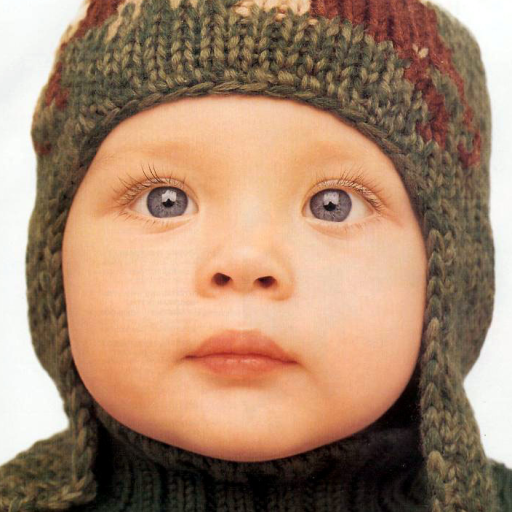
%> input picture Report/MATLAB/dataset/baby.png, 512 x 512 px; its folder holds 5 pictures in this run
$ octave main.m   (GNU Octave 9; MATLAB toolbox functions it lacks are replaced by stand-ins)
%> lines starting %> are read from the running program, lines starting %| are printed output that depends on the picture
### Report/MATLAB/2014 paper denoise/plot_mu.m
function img = plot_mu(input, up_scale, up_scale_factor, t_max, tau, beta, lambda_h, lambda_l, gau_sigma, mu)
%     disp(beta);
    img = input;

    for scale = 1 : up_scale_factor
        img_input = img;
        img = imresize(img, up_scale, 'bicubic');

        for iter = 1 : t_max
            disp([scale, iter]);
            img_filter = imgaussfilt(img, gau_sigma);
            img_filter_down = imresize(img_filter, 1/up_scale, 'bilinear');
            rc = img_filter_down - img_input;
            rc_up = imresize(rc, up_scale, 'bicubic');
            rc_up_filter = imgaussfilt(rc_up, gau_sigma);

            [Gmag,Gdir] = imgradient(img, 'central');
            Gmag = imcomplement(Gmag);
            [Gc,Gr] = imgradientxy(img, 'central');
            [sigma_l_matrix, distance_l_matrix] = sigma_distance_matrix(Gmag, Gc, Gr);
            sigma_h_matrix = find_sigma_h(sigma_l_matrix, mu);
%             disp(sum(sum(sigma_h_matrix)));
            [Gc_T, Gr_T] = find_transform_ratio(distance_l_matrix, Gr, Gc, sigma_h_matrix, sigma_l_matrix, lambda_h, lambda_l);
            [Gc_Gr, Gr_Gr] = imgradientxy(Gr, 'central');
            [Gc_Gc, Gr_Gc] = imgradientxy(Gc, 'central');
            [Gc_Gr_T, Gr_Gr_T] = imgradientxy(Gr_T, 'central');
            [Gc_Gc_T, Gr_Gc_T] = imgradientxy(Gc_T, 'central');

            Div_G = Gr_Gr + Gc_Gc;
            Div_G_T = Gr_Gr_T + Gc_Gc_T;
            gc = Div_G - Div_G_T;

%             disp(sum(sum(Gr ~= Gr_T )));
            img = img - tau * (rc_up_filter - beta * gc);
%             disp(max(max(img)));
            img = min(img, 1);
            img = max(img, 0);
        end
    end
end

### Report/MATLAB/beta variation/main.m
addpath('\\Vdidrive\myhome\wcaine\Documents\MATLAB\dataset');

filename = 'baby.png';
up_scale = 2; % 2
up_scale_factor = 1;
t_max = 25; % 100
tau = 0.2; % 0.2
beta = 0.5; % 0.05
lambda_h = 1.63; % 1.63
lambda_l = 1.6; % 1.6
gau_sigma = 0.8; % 0.8
mu = 0.2; % 0.1 - 0.5

ground_truth = imread(filename);
%> ground_truth is the input picture: size 512x512x3 uint8; mean R, G, B 166.9, 134.2, 109.5
if size(size(ground_truth), 2) > 2
    ground_truth = rgb2gray(ground_truth);
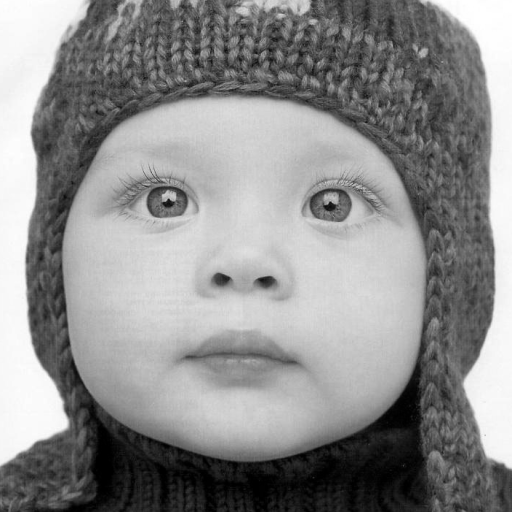
%> ground_truth: size 512x512 uint8; min 0, max 255, mean 141.2
end
ground_truth = im2double(ground_truth);
%> ground_truth: size 512x512 double
[rows, columns] = size(ground_truth);
%> rows = 512; columns = 512
for i = 1 : mod(rows, 4)
    ground_truth(1,:) = [];
end
for i = 1 : mod(columns, 4)
    ground_truth(:,1) = [];
end

input = ground_truth;
input = imresize(input, 1/up_scale^up_scale_factor, 'bilinear');
up_input = imresize(input, up_scale^up_scale_factor, 'bicubic');

mu = Inf;
beta = 0;
img_0 = plot_mu(input, up_scale, up_scale_factor, t_max, tau, beta, lambda_h, lambda_l, gau_sigma, mu);
%> in plot_mu, `rc = img_filter_down - img_input;`:
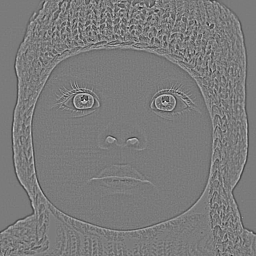
%> rc: size 256x256 double; min -0.101, max 0.107, mean -5.94e-07; drawn with min black and max white
%> in plot_mu, `rc_up = imresize(rc, up_scale, 'bicubic');`:
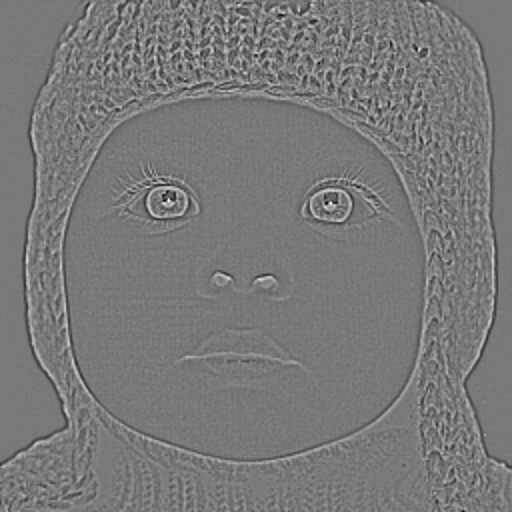
%> rc_up: size 512x512 double; min -0.0868, max 0.0959, mean -6.38e-07; drawn with min black and max white
%> the run ends on the next line
